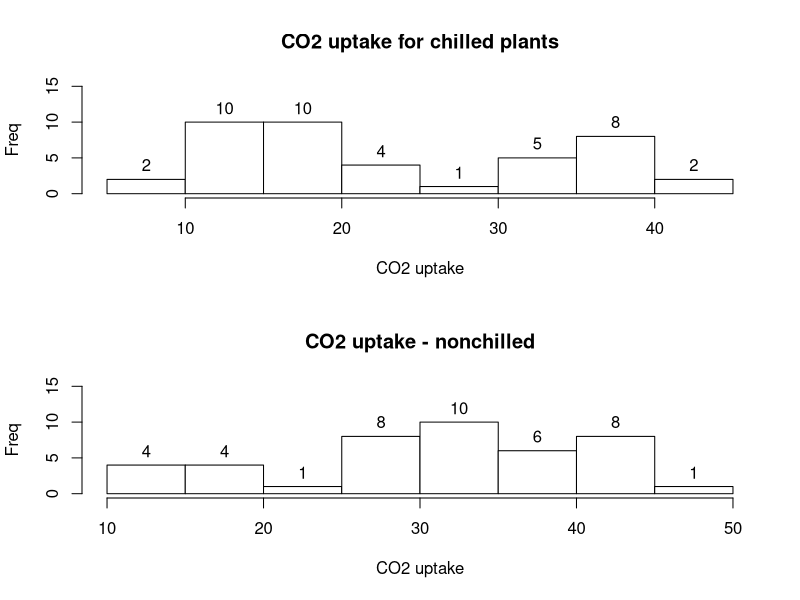

The R source for this figure:
ch <- CO2$uptake[CO2$Treatment == "chilled"]
nch <- CO2$uptake[CO2$Treatment == "nonchilled"]

par(mfrow = c(2,1))

g <- hist(ch, col=colors, main = "CO2 uptake for chilled plants", ylim = c(0,15), xlab="CO2 uptake", ylab="Freq")
text(g$mid , g$counts+2, labels=g$counts)

g <- hist(nch, col=colors, main="CO2 uptake - nonchilled",xlab="CO2 uptake", ylab="Freq", ylim=c(0,15)) 
text(g$mid , g$counts+2, labels=g$counts)